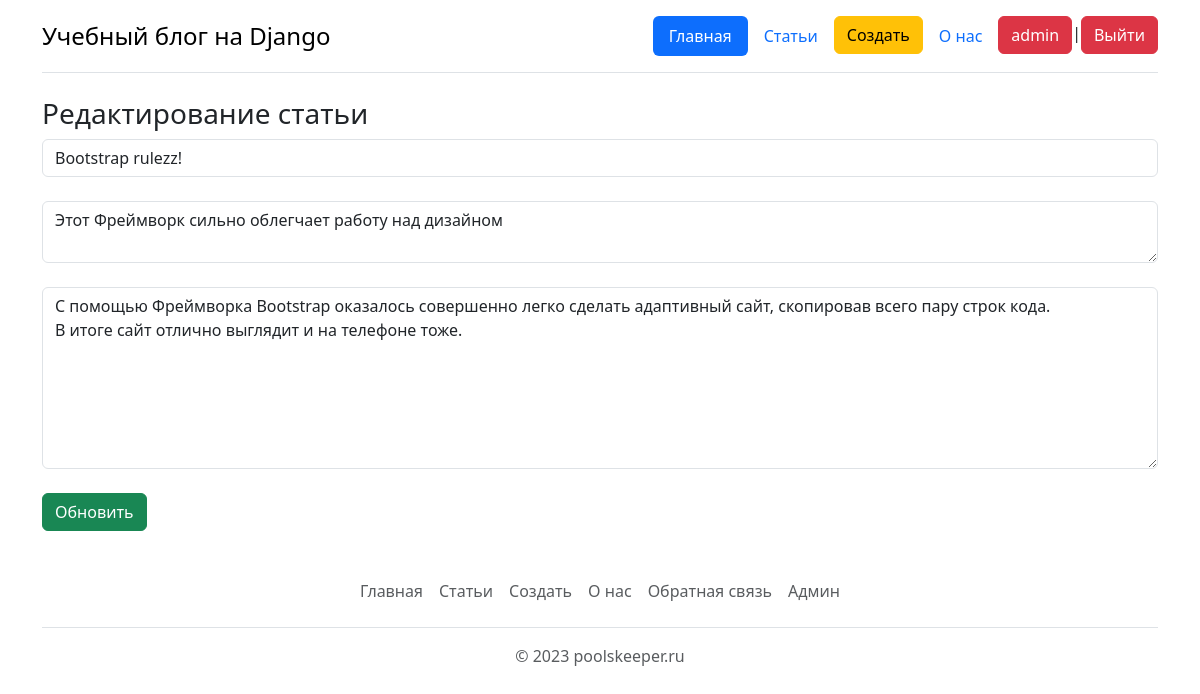
The app's page /update/52 (signed in) with its own data.
### main/models.py (models this page shows, shortened)
class Article(models.Model):
    id = models.AutoField('id', primary_key=True)
    title = models.CharField('Заголовок', max_length=100, null=False)
    intro = models.CharField('Анонс', max_length=300, null=False)
    text = models.TextField('Статья', null=False)
    slag = models.CharField('slug', max_length=100, null=False)
    date = models.DateTimeField('Время', default=timezone.now())
    author = models.ForeignKey(User, verbose_name='Автор статьи', on_delete=models.CASCADE)
    class Meta:
        verbose_name = 'Статья'
        verbose_name_plural = 'Статьи'

### main/views.py (the view, shortened to what this page needs)
# urls.py: path('update/<int:id>', views.update, name='update'),
def update(request, id):
    error = ''
    article = Article.objects.get(pk=id)
    form = ArticleForm(instance=article)
    context = {
        'form': form,
        'article': article,
        'error': error,
        'id': id,
    }
    return render(request, 'main/update.html', context)

### main/forms.py
class ArticleForm(ModelForm):
    class Meta:
        model = Article
        fields = ['title', 'intro', 'text']
        widgets = {
            'title': TextInput(attrs={
                'class': 'form-control',
                'placeholder': 'Введите название статьи',
                'spellcheck': 'True'
            }),
            'intro': Textarea(attrs={
                'class': 'form-control',
                'rows': '2',
                'placeholder': 'Введите анонс статьи',
                'spellcheck': 'True'
            }),
            'text': Textarea(attrs={
                'class': 'form-control',
                'rows': '7',
                'placeholder': 'Введите текст статьи',
                'spellcheck': 'True'
            }),
        }

### main/templates/main/update.html (shortened to what this page needs)
{% extends 'main/base.html' %}
{% block body %}
    <h3>Редактирование статьи </h3>
    <form action="" method="post">
        {{ form.title }}<br>
        {{ form.intro }}<br>
        {{ form.text }}<br>
        <input type="submit" class="btn btn-success" value="Обновить">
    </form>
{% endblock %}

### main/templates/main/base.html (shortened to what this page needs)
<!DOCTYPE html>
<html lang="ru">
<head>
    <link href="https://cdn.jsdelivr.net/npm/bootstrap@5.3.3/dist/css/bootstrap.min.css" rel="stylesheet">
</head>
<body>
    <div class="container">
    <header class="d-flex flex-wrap justify-content-center py-3 mb-4 border-bottom">
      <a href="/" class="d-flex align-items-center mb-3 mb-md-0 me-md-auto link-body-emphasis text-decoration-none">
        <span class="fs-4">Учебный блог на Django</span>
      </a>
      <ul class="nav nav-pills">
          <li class="nav-item"><a href="{% url 'main' %}" class="nav-link active" aria-current="page">Главная</a></li>
          <li class="nav-item"><a href="{% url 'articles' %}" class="nav-link">Статьи</a></li>
          {% if request.user.is_authenticated %}
          <li class="nav-item"><a href="{% url 'create' %}" class="btn btn-warning">Создать</a></li>
          {% endif %}
          <li class="nav-item"><a href="{% url 'about' %}" class="nav-link">О нас</a></li>
          {% if request.user.is_authenticated %}
          <li class="nav-item" ><a href="#" class="btn btn-danger">{{ user.username }}</a>|<a href="{% url 'logout' %}" class="btn btn-danger">Выйти</a></li>
          {% else %}
          <li class="nav-item"><a href="{% url 'register' %}" class="btn btn-danger">Регистрация</a>|<a href="{% url 'login' %}" class="btn btn-danger">Войти</a></li>
          {% endif %}
      </ul>
    </header>
  </div>
        <div class="container">
        {% block body %}{% endblock %}
        </div>
    <div class="container">
          <footer class="py-3 my-4">
              <ul class="nav justify-content-center border-bottom pb-3 mb-3">
                  <li class="nav-item"><a href="{% url 'main' %}" class="nav-link px-2 text-body-secondary">Главная</a></li>
                  <li class="nav-item"><a href="{% url 'articles' %}" class="nav-link px-2 text-body-secondary">Статьи</a></li>
              {% if request.user.is_authenticated %}
                  <li class="nav-item"><a href="{% url 'create' %}" class="nav-link px-2 text-body-secondary">Создать</a></li>
              {% endif %}
                  <li class="nav-item"><a href="{% url 'about' %}" class="nav-link px-2 text-body-secondary">О нас</a></li>
                  <li class="nav-item"><a href="{% url 'contact' %}" class="nav-link px-2 text-body-secondary">Обратная связь</a></li>
                  <li class="nav-item"><a href="{% url 'admin' %}" class="nav-link px-2 text-body-secondary">Админ</a></li>
            </ul>
            <p class="text-center text-body-secondary">© 2023 poolskeeper.ru</p>
          </footer>
    </div>
</body>
</html>

### records on screen
Article: title "Bootstrap rulezz!", intro "Этот Фреймворк сильно облегчает работу над дизайном", text "С помощью Фреймворка Bootstrap оказалось совершенно легко сделать адаптивный сайт, скопировав всего пару строк кода. В итоге сайт отлично выглядит и на телефоне тоже."

### other values on screen
{{ user.username }} "admin"
